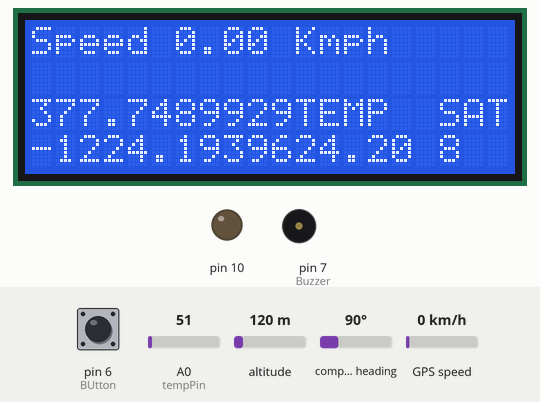
The sketch below on a simulated Arduino Uno, built with avr-gcc and run on an emulated ATmega328P. Parts: 20×4 character LCD, output pins drawn as LEDs (lit = HIGH), buzzer (waves = sounding). The inputs (shaded band) are chosen by the test bench; at power-on: pin 6 (BUtton) LOW, GPS speed 0 km/h, A0 (tempPin) = 51, altitude 120 m, compass heading 90°. Storage starts empty; the GPS gets a fix after 3 s at 37.7749, -122.4194 with 8 satellites; the modem accepts every AT command (registered, SIM ready, sends succeed) and sends nothing else.

Above: at 6.8 s.
6.9 s: pin 6 (BUtton) pulled HIGH for 3.2 s
At 10.3 s:
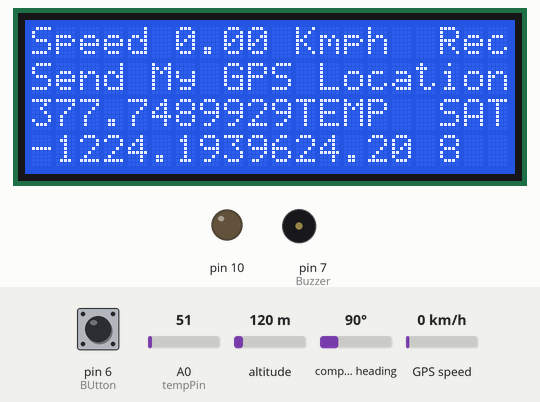
13.3 s: GPS speed set to 2 km/h
At 17.2 s:
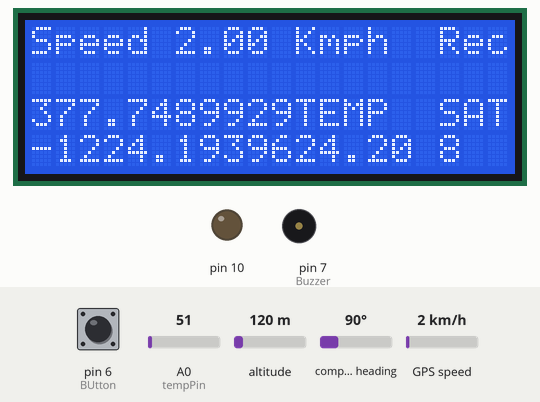
17.5 s: pin 6 (BUtton) pulled HIGH for 1 s
At 19.0 s:
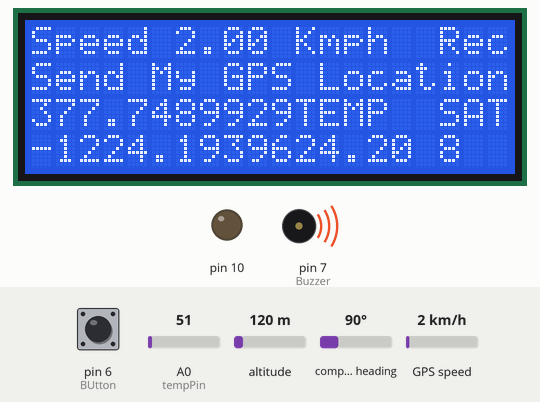
21.1 s: A0 (tempPin) set to 61
At 23.9 s:
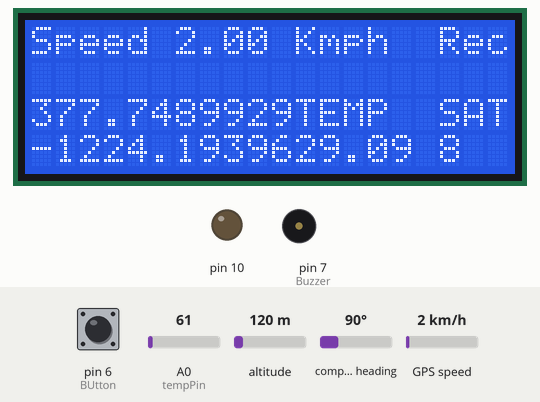
24.2 s: GPS speed set to 30 km/h
At 27.0 s:
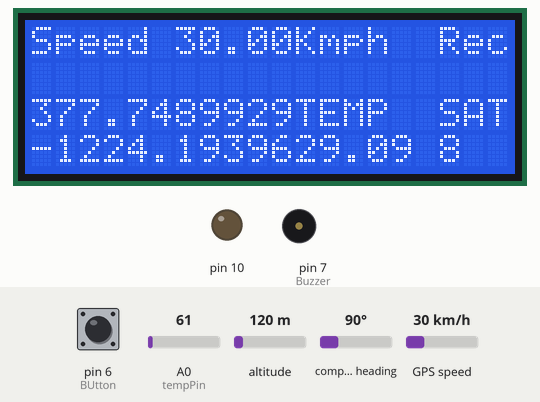
27.4 s: A0 (tempPin) set to 71
At 30.4 s:
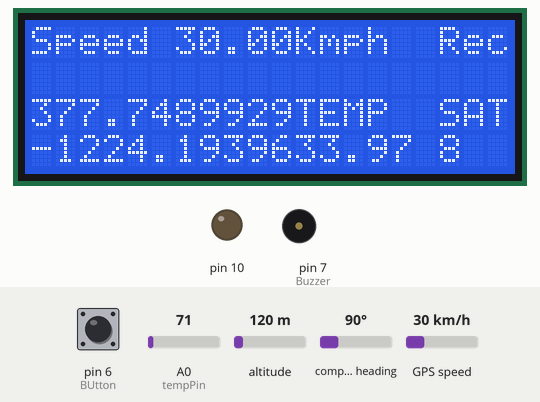
Timing chart, 0 to 31.5 s (numbered marks = the images above; inputs shaded):
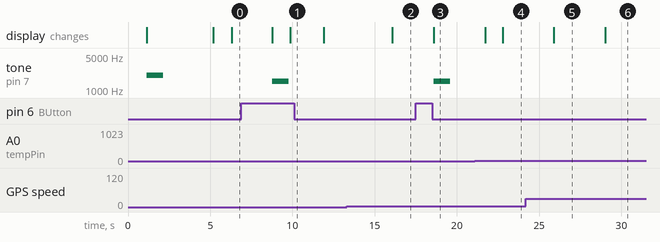

The sketch:

Project_GPS_GSM_v54_GSM.ino
```cpp
/*
 GPS/GSM/SP/Display Arduino V54

 Alexander Souza 17/06/2014
 alexpt2000@gmail.com

 Configuracao da Ligacoes
 ********************** GPS
 RXD Pin 3
 TXD Pin 2
 GND Ground
 VCC +5
  ********************** GSM


 *********************** LCD
 SDA    A4
 SCL    A5
 *********************** SD
 MOSI   A11
 MISO   A12
 CLK    A13
 CS     A10

 *********************** Others
 Button  D6
 Buzzer  D7
 Temp    A0

 */

// Bibliotecas Obrigatorias
#include <Wire.h>
#include <LiquidCrystal_I2C.h>
#include <TinyGPS.h>
#include <SoftwareSerial.h>
#include <SPI.h>
#include <SD.h>

// Endereco LCD
LiquidCrystal_I2C lcd(0x27, 2, 1, 0, 4, 5, 6, 7, 3, POSITIVE);

// Variaveis
SoftwareSerial GPS(2, 3);
SoftwareSerial gsmSerial(5,4);
TinyGPS gps;
void gpsdump(TinyGPS &gps);
bool feedgps();
void getGPS();
float LAT, LON;
long lat, lon, year, month, day, hour, minute, second, velocity;
unsigned long fix_age, time, date, speed, course, chars;
unsigned short sentences, failed_checksum;

float temp;
int tempPin = 0;

//Configuracao  SD shields para pin 10
const int chipSelect = 10;


void setup()
{
  gsmSerial.begin(9600);
  GPS.begin(9600);
  Serial.begin(115200);
  // Serial.begin(9600);

  lcd.begin(20, 4);

  pinMode(7, OUTPUT); // Buzzer
  pinMode(6, INPUT);  // BUtton
  pinMode(10, OUTPUT);

  if (!SD.begin(chipSelect)) {
    lcd.setCursor(0, 0);
    lcd.print("initialization failed!");
    return;
  }
  lcd.setCursor(0, 0);
  lcd.print("initialization done.");
  delay(1000);

  // Informacoes de LCD
  lcd.setCursor(0, 0);
  lcd.print("Project GPS/GSM  V53");
  lcd.setCursor(0, 1);
  lcd.print("Alexander Souza");
  tone(7, 2000, 1000);
  delay(4000);
  lcd.backlight();

  lcd.setCursor(0, 0);
  lcd.print("                    ");
  lcd.setCursor(0, 1);
  lcd.print("                    ");
  lcd.setCursor(0, 2);
  lcd.print("                    ");
  lcd.setCursor(0, 3);
  lcd.print("                    ");

}

void loop()
{

  digitalWrite(4, LOW);//Enable GSM mode
  digitalWrite(5, LOW);//Enable GSM mode

  digitalWrite(2, HIGH);//Disable GPS mode
  digitalWrite(3, HIGH);//Disable GPS mode

  // Adquirir Posicao, data e hora GPS
  gps.get_position(&lat, &lon, &fix_age);
  gps.get_datetime(&date, &time, &fix_age);
  gps.f_speed_kmph();

  year = date % 100;
  month = (date / 100) % 100;
  day = date / 10000;
  hour = time / 1000000;
  minute = (time / 10000) % 100;
  second = (time / 100) % 100;


  temp = analogRead(tempPin); // Adquirindo Temperatura
  temp = temp * 0.48828125;

  getGPS();

  // coodenadas GPS no LCD

  lcd.setCursor(0, 0);
  lcd.print("Speed");
  lcd.setCursor(6, 0);
  lcd.print(gps.f_speed_kmph()); // Velocidade Kmph
  lcd.setCursor(11, 0);
  lcd.print("Kmph");

  // lcd.setCursor(0, 1);
  // lcd.print("Recording...      ");
  lcd.setCursor(0, 2);
  //lcd.print("Lat:");
  //lcd.setCursor(4, 2);
  lcd.print(LAT / 100000, 7);
  lcd.setCursor(0, 3);
  //lcd.print("Lon:");
  //lcd.setCursor(4, 3);
  lcd.print(LON / 100000, 7);

  lcd.setCursor(11, 2);
  lcd.print("TEMP  SAT");
  lcd.setCursor(17, 3);
  lcd.print(gps.satellites());  // Numero de satelites disponivel

  lcd.setCursor(11, 3);
  lcd.print(temp-0.70);


  if (day != 0) { // Condicao para gravar o GPSLOG somente quando adquirir sinal GPS, Verificao feita pela a variavel dia

    // Prosseco de Gravacao e Verificacao do arquivo GPSLOG.csv
    File myFile = SD.open("gpslog.csv", FILE_WRITE);
    // Alterar o estado do Arquivo para OPEN
    if (myFile) {
      feedgps(); // If we don't feed the gps during this long routine, we may drop characters and get checksum errors
      // Campos a serem gravados no arquivo gpslog.csv
      myFile.print(month);
      myFile.print("/");
      myFile.print(day);
      myFile.print("/");
      myFile.print(year);
      myFile.print(",");

      myFile.print(hour+1);
      myFile.print(":");
      myFile.print(minute);
      myFile.print(":");
      myFile.print(second);
      myFile.print(",");

      myFile.print(LAT / 100000, 7);
      myFile.print(",");
      myFile.print(LON / 100000, 7);
      myFile.print(",");
      myFile.print(gps.f_speed_kmph());
      myFile.print(",");
      myFile.print(temp-0.70);
      myFile.print(",");
      myFile.print("https://maps.google.com/maps?q=");
      myFile.print(LAT / 100000, 7);
      myFile.print("+");
      myFile.print(LON / 100000, 7);

      myFile.println("");
      myFile.close();
      lcd.setCursor(17, 0);
      lcd.print("Rec");
    }
    else {
      lcd.setCursor(17, 0);
      lcd.print("Err");
    }
  }

  delay(2000); // Tempo de Recolha para os dados esta definido para 5 segundos

  lcd.setCursor(0, 1);
  lcd.print("                    ");

  if(digitalRead(6)){


    digitalWrite(2, LOW);//Disable GPS mode
    digitalWrite(3, LOW);//Disable GPS mode

    digitalWrite(4, HIGH);//Enable GSM mode
    digitalWrite(5, HIGH);//Enable GSM mode

    //gsmSerial.begin(9600);

    gsmSerial.print("AT+CMGF=1\r");
    delay(100);
    gsmSerial.println("AT+CMGS=\"+353877687528\"");
    delay(100);

    gsmSerial.print("Speed Kmph: ");
    gsmSerial.println(gps.f_speed_kmph());
    gsmSerial.print("Temp C.: ");
    gsmSerial.println(temp);
    gsmSerial.println("");

    gsmSerial.print("https://maps.google.com/maps?q=");
    gsmSerial.print(LAT / 100000, 7);
    gsmSerial.print("+");
    gsmSerial.print(LON / 100000, 7);

    delay(100);
    gsmSerial.println((char)26);
    lcd.setCursor(0, 1);
    lcd.print("Send My GPS Location");
    tone(7, 1500, 1000);
    //GPS.begin(9600);

    digitalWrite(4, LOW);//Enable GSM mode
    digitalWrite(5, LOW);//Enable GSM mode

    digitalWrite(2, HIGH);//Disable GPS mode
    digitalWrite(3, HIGH);//Disable GPS mode

  }
}


//****************** Function GPS *******************************************
void getGPS() {
  bool newdata = false;
  unsigned long start = millis();
  // Every 1 seconds we print an update
  while (millis() - start < 1000)
  {
    if (feedgps ()) {
      newdata = true;
    }
  }
  if (newdata)
  {
    gpsdump(gps);
  }
}


bool feedgps() {
  while (GPS.available())
  {
    if (gps.encode(GPS.read()))
      return true;
  }
  return 0;
}


void gpsdump(TinyGPS &gps)
{
  //byte month, day, hour, minute, second, hundredths;
  gps.get_position(&lat, &lon);
  LAT = lat;
  LON = lon;
  //gps.f_speed_kmph();
  velocity = gps.speed();

  {
    feedgps(); // If we don't feed the gps during this long routine, we may drop characters and get checksum errors
  }
}
```

Measured:
- after the input at 6.9 s, tone on pin 7 (Buzzer): silent → 1500 Hz after 1.9 s, → silent 1.0 s later; the display: first changes after 1.9 s (image 1 shows a later state)
- after the input at 13.3 s, the display: changes after 2.8 s (image 2)
- after the input at 17.5 s, tone on pin 7 (Buzzer): silent → 1500 Hz after 1.1 s, → silent 1.0 s later; the display: changes after 1.1 s (image 3)
- after the input at 21.1 s, the display: first differs from a run without the input after 1.7 s (image 4)
- after the input at 24.2 s, the display: changes after 1.7 s (image 5)
- after the input at 27.4 s, the display: changes after 1.6 s (image 6)
